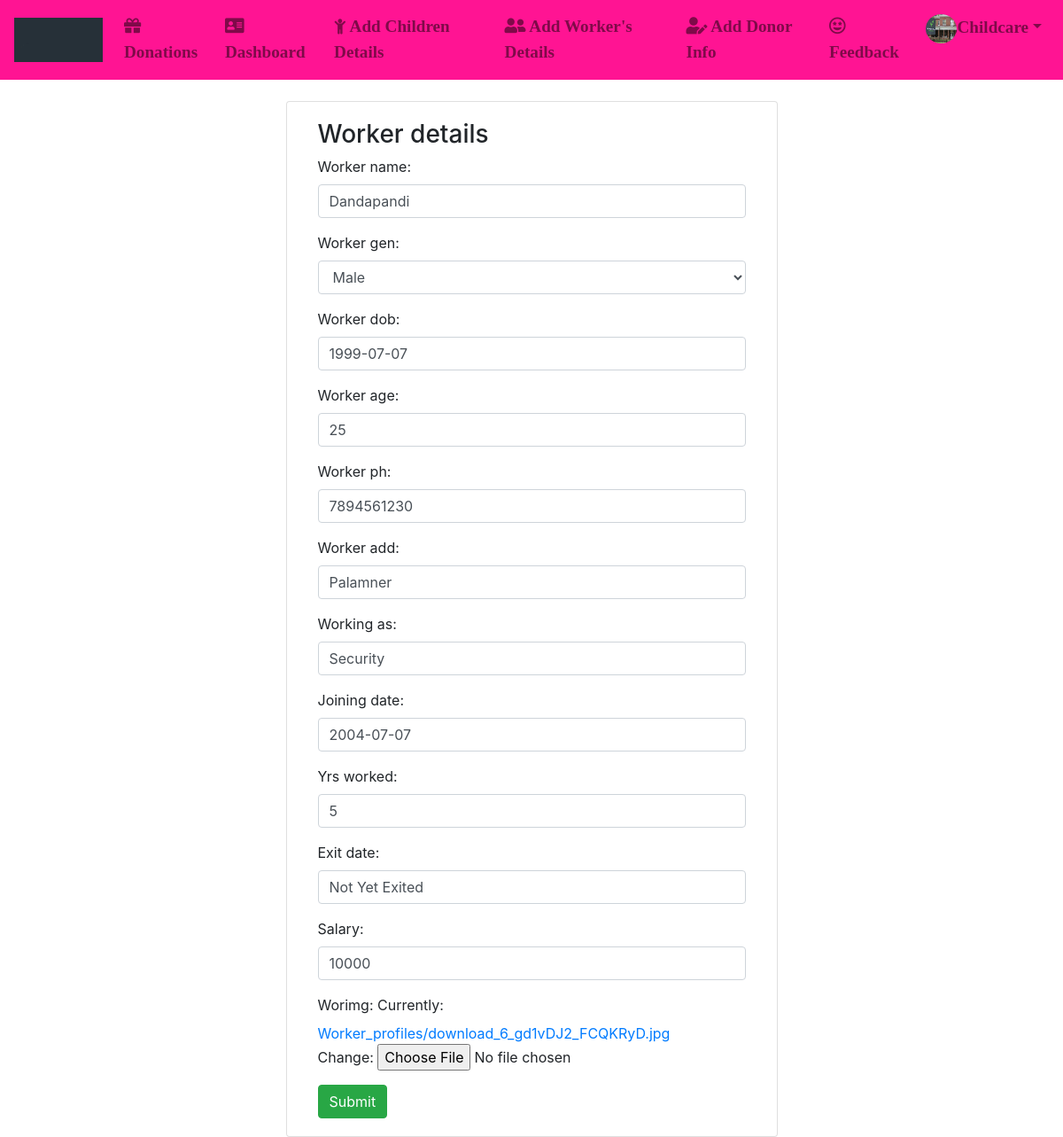
Page /wup/1/ (signed in) on the committed database.
### App/models.py (models this page shows)
class User(AbstractUser):
	img= models.ImageField(upload_to='Profiles/',default="profile.png")
	dob=models.DateField(null=True,blank=True)
	g=[('Male','Male'),('Female','Female')]
	gender=models.CharField(max_length=10,choices=g,null=True,blank=True)
	ph_no=models.CharField(max_length=10)
	pan_no=models.CharField(max_length=10,null=True,blank=True)
	address=models.CharField(max_length=100)
	postal_code=models.CharField(max_length=7)
	city=models.CharField(max_length=20)
	state=models.CharField(max_length=20,default='Andhra Pradesh')
	country=models.CharField(max_length=20,default='India')
	idgen = models.TextField(blank=True)
	p=[(1,'Donor'),(2,'Organisation'),(3,'Guest')]
	role=models.IntegerField(choices=p,default=3)

class Worker_details(models.Model):
	worker_name = models.CharField(max_length=50)
	w=[('Female','Female'),('Male','Male'),('Select','Select Your Gender')]
	worker_gen=models.CharField(max_length=10,choices=w,default='Select')
	worker_dob=models.DateField(null=True)
	worker_age = models.CharField(max_length=10)
	worker_ph=models.CharField(max_length=20)
	worker_add=models.CharField(max_length=100)
	working_as = models.CharField(max_length=100)
	joining_date = models.DateField(null=True)
	yrs_worked = models.CharField(max_length=30)
	exit_date = models.CharField(max_length=50,default="Not Yet Exited")
	worimg= models.ImageField(upload_to='Worker_profiles/',default="profile.png")
	salary = models.CharField(max_length=100)
	wor = models.ForeignKey(User,on_delete=models.CASCADE)

### App/views.py (the view)
# urls.py: path('wup/<int:wu>/',views.workerupdate,name="worup"),
def workerupdate(request,wu):
	wo=Worker_details.objects.get(id=wu)
	if request.method == "POST":
		y=Workerform(request.POST,instance=wo)
		if y.is_valid():
			y.save()
			return redirect('/dash')
	w=Workerform(instance=wo)
	return render(request,'html/worupdate.html',{'w':w})

### App/templates/html/worupdate.html (shortened to what this page needs)
{% extends 'html/base.html' %}
{% block content %}
<div class="container mt-4">
	<div class="card col-md-6 mx-auto">
		<div class="card-body">
			<h3>Worker details</h3>
			<form method="POST">
				{{w.as_p}}
				<input type="submit" value="Submit" class="btn btn-success">
			</form>
		</div>
	</div>
</div>
{% endblock %}

### App/templates/html/navbar.html (shortened to what this page needs)
{% load static %}
<link rel="stylesheet" href="https://use.fontawesome.com/releases/v5.7.0/css/all.css">
<link rel="stylesheet" href="https://cdnjs.cloudflare.com/ajax/libs/font-awesome/4.7.0/css/font-awesome.min.css">
<nav class="navbar navbar-expand-md navbar-light" style="background-color:#FF1493;">
  <a class="navbar-brand" href="{% url 'hm' %}"> <img src="{% static 'images/gif.gif' %}" alt="logo" style="width:100px;height:50px">
</a>
  <div style="font-family:Garamond;font-weight:bold;font-size: 120%;">
  <div class="collapse navbar-collapse" id="collapsibleNavbar">
    <ul class="navbar-nav">
      {% if not user.is_authenticated %}
      <li class="nav-item">
        <a class="nav-link" href="{% url 'cr' %}"><i class="fas fa-home"></i> Home</a>
      </li>
      <li class="nav-item">
        <a class="nav-link" href="{% url 'rg' %}"><i class='fas fa-user-plus'></i> Register Here</a>
      </li>
      <li class="nav-item">
        <a class="nav-link" href="{% url 'lg' %}"><i class="fas fa-address-card"></i> Login</a>
      </li>
{% elif user.role == 2 %}
      <li class="nav-item">
        <a class="nav-link" href="{% url 'vi' %}"><i class='fas fa-gift'></i> Donations</a>
      </li>
      <li class="nav-item">
        <a class="nav-link" href="{% url 'dash' %}"><i class='fas fa-address-card'></i> Dashboard</a>
      </li>
      <li class="nav-item">
        <a class="nav-link" href="{% url 'ci' %}"><i class="fa fa-child"></i> Add Children Details</a>
      </li>
      <li class="nav-item">
        <a class="nav-link" href="{% url 'wi' %}"><i class='fas fa-user-friends'></i> Add Worker's Details</a>
      </li>
      <li class="nav-item">
        <a class="nav-link" href="{% url 'di' %}"><i class='fas fa-user-edit'></i> Add Donor Info</a>
      </li>
      <li class="nav-item">
      <a class="nav-link" href="{% url 'fb' %}"><i class='far fa-grin-stars'></i> Feedback</a>
      </li>
      <li class="dropdown">
       <a type="button" class="nav-link dropdown-toggle" data-toggle="dropdown"><img src="{{request.user.img.url}}" height="33px" width="35px" class="rounded-circle" />{{user.username}}</a>
</li>
      {% endif %}
  </ul>
  </div>
  </div>
</nav>

### rows in the picture
User: user.img (picture), username "Childcare"
Worker_details: worker_name "Dandapandi", worker_gen "Male", worker_dob "1999-07-07", worker_age "25", worker_ph "7894561230", worker_add "Palamner", working_as "Security", joining_date "2004-07-07", yrs_worked "5", exit_date "Not Yet Exited", salary "10000"
